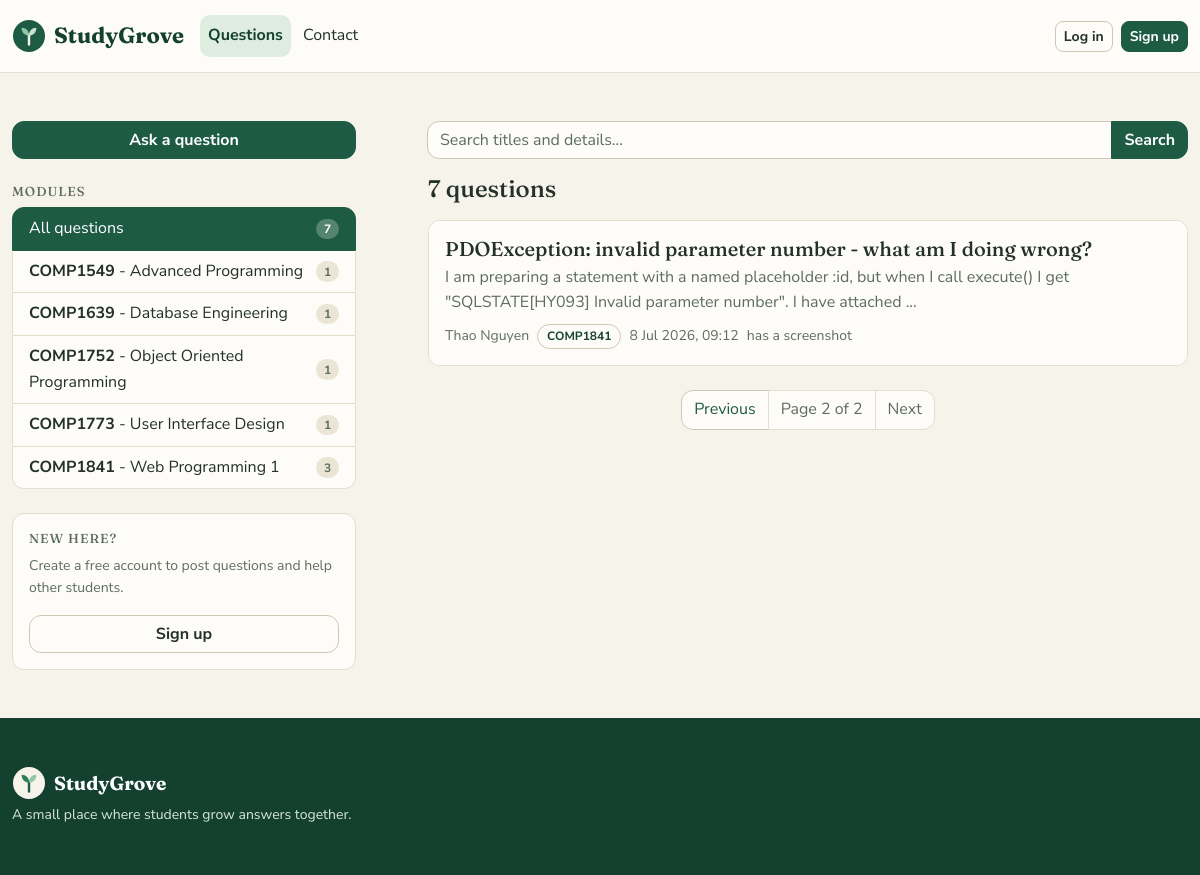
Screenshot of /?page=2 with the database file from the repository.
### tables this page shows
CREATE TABLE modules (
    id          INT UNSIGNED NOT NULL AUTO_INCREMENT,
    code        VARCHAR(10)  NOT NULL,           
    name        VARCHAR(100) NOT NULL,
    description VARCHAR(255) NULL DEFAULT NULL,
    PRIMARY KEY (id),
    UNIQUE KEY uq_modules_code (code)
);

CREATE TABLE questions (
    id         INT UNSIGNED NOT NULL AUTO_INCREMENT,
    user_id    INT UNSIGNED NOT NULL,
    module_id  INT UNSIGNED NOT NULL,
    title      VARCHAR(150) NOT NULL,
    body       TEXT         NOT NULL,
    image      VARCHAR(120) NULL DEFAULT NULL,   
    created_at TIMESTAMP    NOT NULL DEFAULT CURRENT_TIMESTAMP,
    PRIMARY KEY (id),
    KEY idx_questions_user (user_id),
    KEY idx_questions_module (module_id),
    CONSTRAINT fk_questions_user
        FOREIGN KEY (user_id) REFERENCES users (id)
        ON DELETE CASCADE ON UPDATE CASCADE,
    CONSTRAINT fk_questions_module
        FOREIGN KEY (module_id) REFERENCES modules (id)
        ON DELETE RESTRICT ON UPDATE CASCADE
);

CREATE TABLE users (
    id            INT UNSIGNED NOT NULL AUTO_INCREMENT,
    full_name     VARCHAR(100) NOT NULL,
    username      VARCHAR(30)  NOT NULL,
    email         VARCHAR(120) NOT NULL,
    password      VARCHAR(255) NOT NULL,         
    role          ENUM('member','admin') NOT NULL DEFAULT 'member',
    created_at    TIMESTAMP    NOT NULL DEFAULT CURRENT_TIMESTAMP,
    PRIMARY KEY (id),
    UNIQUE KEY uq_users_username (username),
    UNIQUE KEY uq_users_email (email)
);

### app/Controllers/HomeController.php (called while the page is built, shortened)
<?php
class HomeController extends Controller
{
    public function index()
    {
        $keyword  = trim(isset($_GET['q']) ? $_GET['q'] : '');
        $moduleId = filter_input(INPUT_GET, 'module', FILTER_VALIDATE_INT);
        $page     = max(1, (int) (isset($_GET['page']) ? $_GET['page'] : 1));
        $perPage = 6;
        $offset  = ($page - 1) * $perPage;
        $questionRepo = new QuestionRepository();
        $moduleRepo   = new ModuleRepository();
        $total     = $questionRepo->countSearch($keyword, $moduleId);
        $questions = $questionRepo->search($keyword, $moduleId, $perPage, $offset);
        $modules   = $moduleRepo->getAll();
        $this->renderView('home/index', [
            'pageTitle'  => 'Questions',
            'questions'  => $questions,
            'modules'    => $modules,
            'keyword'    => $keyword,
            'moduleId'   => $moduleId,
            'page'       => $page,
            'totalPages' => max(1, (int) ceil($total / $perPage)),
            'total'      => $total,
        ]);
    }
}

### app/Core/App.php (called while the page is built, shortened)
<?php
class App
{
    protected $action = 'index';
    public function __construct()
    {
        $url = $this->parseUrl();
        $this->controller = new $controllerClass();
        $this->params = $url ? array_values($url) : [];
        call_user_func_array([$this->controller, $this->action], $this->params);
    }
    private function parseUrl()
    {
        return [];
    }
}

### public/index.php (called while the page is built, shortened)
<?php
require_once ROOT_PATH . '/app/helpers.php';
new App\Core\App();

### app/Models/QuestionRepository.php (called while the page is built, shortened)
<?php
class QuestionRepository
{
    private $db;
    public function __construct()
    {
        $database = new Database();
        $this->db = $database->connect();
    }
    public function search($keyword, $moduleId, $limit, $offset)
    {
        $sql = "SELECT q.*, u.full_name AS author_name, m.code AS module_code, m.name AS module_name
                FROM questions q
                JOIN users u   ON u.id = q.user_id
                JOIN modules m ON m.id = q.module_id
                WHERE 1";
        $params = [];
        $sql .= " ORDER BY q.created_at DESC LIMIT " . (int) $limit . " OFFSET " . (int) $offset;
        $stmt = $this->db->prepare($sql);
        $stmt->execute($params);
        return $stmt->fetchAll();
    }
    public function countSearch($keyword, $moduleId)
    {
        $sql = "SELECT COUNT(*) FROM questions q WHERE 1";
        $params = [];
        $stmt = $this->db->prepare($sql);
        $stmt->execute($params);
        return (int) $stmt->fetchColumn();
    }
}

### app/Core/Database.php (called while the page is built, shortened)
<?php
class Database
{
    private $host;
    private $db_name;
    private $username;
    private $password;
    private static $sharedConnection = null;
    public function __construct()
    {
        $this->host     = DB_HOST;
        $this->db_name  = DB_NAME;
        $this->username = DB_USER;
        $this->password = DB_PASS;
    }
    public function connect()
    {
        if (self::$sharedConnection !== null) {
            return self::$sharedConnection;
        }
        $this->conn = null;
        try {
            $dsn = "mysql:host=" . $this->host . ";dbname=" . $this->db_name . ";charset=utf8mb4";
            $this->conn = new PDO($dsn, $this->username, $this->password);
            $this->conn->setAttribute(PDO::ATTR_ERRMODE, PDO::ERRMODE_EXCEPTION);
            $this->conn->setAttribute(PDO::ATTR_DEFAULT_FETCH_MODE, PDO::FETCH_ASSOC);
        } catch (PDOException $exception) {
            die("Database connection failed: " . $exception->getMessage()
                . "<br>Check DB_NAME / DB_USER / DB_PASS in config/config.php "
                . "and make sure database/web_programing.sql has been imported.");
        }
        self::$sharedConnection = $this->conn;
        return $this->conn;
    }
}

### app/Models/ModuleRepository.php (called while the page is built, shortened)
<?php
class ModuleRepository
{
    private $db;
    private $table = 'modules';
    public function __construct()
    {
        $database = new Database();
        $this->db = $database->connect();
    }
    public function getAll()
    {
        $sql = "SELECT m.*,
                       (SELECT COUNT(*) FROM questions q WHERE q.module_id = m.id) AS question_count
                FROM {$this->table} m
                ORDER BY m.code ASC";
        return $this->db->query($sql)->fetchAll();
    }
}

### app/helpers.php (called while the page is built, shortened)
<?php
function e($value)
{
    return htmlspecialchars((string) $value, ENT_QUOTES, 'UTF-8');
}
function nice_date($mysqlDate)
{
    return $mysqlDate ? date('j M Y, H:i', strtotime($mysqlDate)) : '';
}
function excerpt($text, $limit = 150)
{
    $text = trim($text);
    return mb_substr($text, 0, $limit) . '...';
}

### app/Core/Auth.php (called while the page is built, shortened)
<?php
class Auth
{
    public static function check()
    {
        return isset($_SESSION['user']);
    }
}

### app/Views/home/index.php (the view, shortened to what this page needs)
<div class="row board-row">
    <aside class="col-lg-5 col-xl-4 mb-4 mb-lg-0">
        <div class="d-grid mb-4">
            <a class="btn btn-primary" href="<?= BASE_URL ?>/question/create">Ask a question</a>
        </div>
        <nav aria-label="Browse by module">
            <h2 class="side-title mb-2">Modules</h2>
            <div class="list-group">
                <a class="list-group-item list-group-item-action d-flex justify-content-between align-items-center gap-2<?= $moduleId ? '' : ' active' ?>"
                    href="<?= BASE_URL ?>/" <?= $moduleId ? '' : ' aria-current="true"' ?>>
                    <span>All questions</span>
                    <span class="badge rounded-pill count"><?= (int) $total ?></span>
                </a>
                <?php foreach ($modules as $module): ?>
                <?php $onThisModule = $moduleId === (int) $module['id']; ?>
                <a class="list-group-item list-group-item-action d-flex justify-content-between align-items-center gap-2<?= $onThisModule ? ' active' : '' ?>"
                    href="<?= BASE_URL ?>/?module=<?= (int) $module['id'] ?>"
                    <?= $onThisModule ? ' aria-current="true"' : '' ?>>
                    <span class="text-break"><strong><?= e($module['code']) ?></strong> -
                        <?= e($module['name']) ?></span>
                    <span class="badge rounded-pill count"><?= (int) $module['question_count'] ?></span>
                </a>
                <?php endforeach; ?>
            </div>
        </nav>
        <?php if (!Auth::check()): ?>
        <div class="card mt-4 d-none d-lg-block">
            <div class="card-body">
                <h2 class="side-title mb-2">New here?</h2>
                <p class="small text-body-secondary">Create a free account to post questions and help other students.
                </p>
                <div class="d-grid">
                    <a class="btn btn-outline-secondary" href="<?= BASE_URL ?>/auth/register">Sign up</a>
                </div>
            </div>
        </div>
        <?php endif; ?>
    </aside>
    <section class="col-lg-7 col-xl-8">
        <form class="input-group mb-3" method="get" action="<?= BASE_URL ?>/" role="search">
            <input type="search" class="form-control" id="q" name="q" value="<?= e($keyword) ?>"
                placeholder="Search titles and details...">
            <button type="submit" class="btn btn-primary">Search</button>
        </form>
        <h1 class="h4 mb-3"><?= (int) $total ?> question<?= $total === 1 ? '' : 's' ?></h1>
        <?php if (!$questions): ?>
        <div class="text-center text-body-secondary py-5">
            <p class="mb-1">No questions match your search.</p>
            <p class="mb-0"><a href="<?= BASE_URL ?>/">Show every question</a></p>
        </div>
        <?php else: ?>
        <div class="card">
            <div class="list-group list-group-flush">
                <?php foreach ($questions as $row): ?>
                <article class="list-group-item py-3">
                    <h2 class="q-title h5 mb-1">
                        <a href="<?= BASE_URL ?>/question/show/<?= (int) $row['id'] ?>">
                            <?= e($row['title']) ?>
                        </a>
                    </h2>
                    <p class="q-excerpt text-body-secondary mb-2"><?= e(excerpt($row['body'])) ?></p>
                    <p class="d-flex flex-wrap align-items-center gap-2 small text-body-secondary mb-0">
                        <span><?= e($row['author_name']) ?></span>
                        <span class="module-chip"><?= e($row['module_code']) ?></span>
                        <span><?= e(nice_date($row['created_at'])) ?></span>
                        <?php if (!empty($row['image'])): ?>
                        <span>has a screenshot</span>
                        <?php endif; ?>
                    </p>
                </article>
                <?php endforeach; ?>
            </div>
        </div>
        <?php if ($totalPages > 1): ?>
        <?php
                $query = '';
                ?>
        <nav class="mt-4" aria-label="Pages">
            <ul class="pagination justify-content-center mb-0">
                <?php if ($page > 1): ?>
                <li class="page-item">
                    <a class="page-link" href="<?= BASE_URL ?>/?page=<?= $page - 1 ?><?= $query ?>">Previous</a>
                </li>
                <?php else: ?>
                <li class="page-item disabled"><span class="page-link">Previous</span></li>
                <?php endif; ?>
                <li class="page-item disabled">
                    <span class="page-link">Page <?= $page ?> of <?= $totalPages ?></span>
                </li>
                <?php if ($page < $totalPages): ?>
                <li class="page-item">
                    <a class="page-link" href="<?= BASE_URL ?>/?page=<?= $page + 1 ?><?= $query ?>">Next</a>
                </li>
                <?php else: ?>
                <li class="page-item disabled"><span class="page-link">Next</span></li>
                <?php endif; ?>
            </ul>
        </nav>
        <?php endif; ?>
        <?php endif; ?>
    </section>
</div>

### public/css/style.css (style rules this page uses)
:root { --grove-cream: #f6f3ea; --grove-panel: #fdfcf8; --grove-ink: #24312a; --grove-muted: #5f6d60; --grove-line: #e3dece; --grove-border: #cfc8b4; --grove-green: #1e5b45; --grove-green-d: #14402f; --grove-green-l: #dfede1; --grove-gold: #c9a227; --grove-danger: #a93f36; --bs-body-bg: var(--grove-cream); --bs-body-color: var(--grove-ink); --bs-body-color-rgb: 36, 49, 42; --bs-secondary-color: var(--grove-muted); --bs-secondary-color-rgb: 95, 109, 96; --bs-emphasis-color: var(--grove-green-d); --bs-border-color: var(--grove-line); --bs-border-radius: 0.75rem; --bs-border-radius-sm: 0.5rem; --bs-border-radius-lg: 1rem; --bs-border-radius-xl: 1.25rem; --bs-border-radius-xxl: 2rem; --bs-primary: #1e5b45; --bs-primary-rgb: 30, 91, 69; --bs-danger: #a93f36; --bs-danger-rgb: 169, 63, 54; --bs-link-color: var(--grove-green); --bs-link-color-rgb: 30, 91, 69; --bs-link-hover-color: var(--grove-green-d); --bs-link-hover-color-rgb: 20, 64, 47; --bs-focus-ring-color: rgba(201, 162, 39, 0.45); --bs-focus-ring-width: 0.25rem; --bs-form-invalid-color: var(--grove-danger); --bs-form-invalid-border-color: var(--grove-danger); --bs-body-font-family: "Nunito Sans", "Segoe UI", Arial, Helvetica, sans-serif; --bs-body-font-size: 1rem; --bs-body-line-height: 1.6; }
h1, h2, h3, h4, .navbar-brand, .footer-brand { font-family: "Fraunces", Georgia, "Times New Roman", serif; line-height: 1.25; }
h1 { font-size: 1.85rem; }
h2 { font-size: 1.4rem; }
.btn-primary { --bs-btn-bg: var(--grove-green); --bs-btn-border-color: var(--grove-green); --bs-btn-hover-bg: var(--grove-green-d); --bs-btn-hover-border-color: var(--grove-green-d); --bs-btn-active-bg: var(--grove-green-d); --bs-btn-active-border-color: var(--grove-green-d); --bs-btn-disabled-bg: var(--grove-green); --bs-btn-disabled-border-color: var(--grove-green); }
.btn-outline-secondary { --bs-btn-color: var(--grove-ink); --bs-btn-bg: var(--grove-panel); --bs-btn-border-color: var(--grove-border); --bs-btn-hover-color: var(--grove-green-d); --bs-btn-hover-bg: var(--grove-green-l); --bs-btn-hover-border-color: var(--grove-border); --bs-btn-active-color: var(--grove-green-d); --bs-btn-active-bg: var(--grove-green-l); --bs-btn-active-border-color: var(--grove-border); }
.btn { font-weight: 700; }
.card { --bs-card-bg: var(--grove-panel); --bs-card-border-color: var(--grove-line); --bs-card-cap-bg: #f1ecdd; }
.list-group { --bs-list-group-bg: var(--grove-panel); --bs-list-group-border-color: var(--grove-line); --bs-list-group-color: var(--grove-ink); --bs-list-group-action-hover-bg: #efead9; --bs-list-group-action-hover-color: var(--grove-green-d); --bs-list-group-active-bg: var(--grove-green); --bs-list-group-active-border-color: var(--grove-green); --bs-list-group-active-color: #fff; }
.list-group-item.active .badge { background-color: rgba(255, 255, 255, 0.25) !important; color: #fff !important; }
.pagination { --bs-pagination-bg: var(--grove-panel); --bs-pagination-color: var(--grove-green); --bs-pagination-border-color: var(--grove-border); --bs-pagination-hover-bg: var(--grove-green-l); --bs-pagination-hover-color: var(--grove-green-d); --bs-pagination-active-bg: var(--grove-green); --bs-pagination-active-border-color: var(--grove-green); --bs-pagination-disabled-bg: var(--grove-panel); }
.form-control, .form-select { background-color: var(--grove-panel); border-color: var(--grove-border); color: var(--grove-ink); }
#q { border-top-left-radius: 12px; border-bottom-left-radius: 12px; }
.module-chip { display: inline-block; padding: 0.125rem 0.5625rem; border: 1px solid var(--grove-border); border-radius: 20px; background: var(--grove-panel); font-size: 0.75rem; font-weight: 700; text-decoration: none; color: var(--grove-green-d); }
.side-title { font-size: 0.8125rem; text-transform: uppercase; letter-spacing: 1px; color: var(--grove-muted); }
.count { background: #eae5d4; color: var(--grove-muted); }
.q-title, .q-excerpt, .q-body { overflow-wrap: break-word; }
.q-title a { color: var(--grove-ink); text-decoration: none; }
.board-row { --bs-gutter-x: 1.5rem; }
@media (min-width: 992px) { .board-row { --bs-gutter-x: 3.5rem; } }
@media (min-width: 1200px) { .board-row { --bs-gutter-x: 4.5rem; } }

### rows the page displays
modules: code "COMP1549", name "Advanced Programming", question_count "1"
modules: code "COMP1639", name "Database Engineering", question_count "1"
modules: code "COMP1752", name "Object Oriented Programming", question_count "1"
modules: code "COMP1773", name "User Interface Design", question_count "1"
modules: code "COMP1841", name "Web Programming 1", question_count "3"
questions: title "PDOException: invalid parameter number - what am I doing wrong?", body "I am preparing a statement with a named placeholder :id, but when I call execute() I get \"SQLSTATE[HY093] Invalid parameter number\". I have attached ...", user.full_name "Thao Nguyen", module.code "COMP1841", created_at "8 Jul 2026, 09:12", image "has a screenshot"

### other values shown
$total "7"
$page "2"
$totalPages "2"
